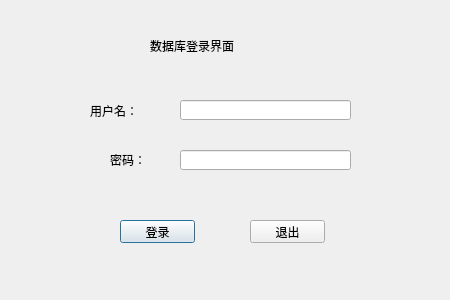
<?xml version="1.0" encoding="UTF-8"?>
<ui version="4.0">
 <class>Dialog2</class>
 <widget class="QDialog" name="Dialog2">
  <property name="geometry">
   <rect>
    <x>0</x>
    <y>0</y>
    <width>450</width>
    <height>300</height>
   </rect>
  </property>
  <property name="windowTitle">
   <string>Dialog</string>
  </property>
  <widget class="QLabel" name="label">
   <property name="geometry">
    <rect>
     <x>150</x>
     <y>30</y>
     <width>151</width>
     <height>31</height>
    </rect>
   </property>
   <property name="text">
    <string>数据库登录界面</string>
   </property>
  </widget>
  <widget class="QLabel" name="label_2">
   <property name="geometry">
    <rect>
     <x>90</x>
     <y>100</y>
     <width>71</width>
     <height>21</height>
    </rect>
   </property>
   <property name="text">
    <string>用户名：</string>
   </property>
  </widget>
  <widget class="QLabel" name="label_3">
   <property name="geometry">
    <rect>
     <x>110</x>
     <y>150</y>
     <width>51</width>
     <height>20</height>
    </rect>
   </property>
   <property name="text">
    <string>密码：</string>
   </property>
  </widget>
  <widget class="QLineEdit" name="lineEdit">
   <property name="geometry">
    <rect>
     <x>180</x>
     <y>100</y>
     <width>171</width>
     <height>20</height>
    </rect>
   </property>
  </widget>
  <widget class="QLineEdit" name="lineEdit_2">
   <property name="geometry">
    <rect>
     <x>180</x>
     <y>150</y>
     <width>171</width>
     <height>20</height>
    </rect>
   </property>
  </widget>
  <widget class="QPushButton" name="pushButton">
   <property name="geometry">
    <rect>
     <x>120</x>
     <y>220</y>
     <width>75</width>
     <height>23</height>
    </rect>
   </property>
   <property name="text">
    <string>登录</string>
   </property>
  </widget>
  <widget class="QPushButton" name="pushButton_2">
   <property name="geometry">
    <rect>
     <x>250</x>
     <y>220</y>
     <width>75</width>
     <height>23</height>
    </rect>
   </property>
   <property name="text">
    <string>退出</string>
   </property>
  </widget>
 </widget>
 <resources/>
 <connections/>
</ui>
